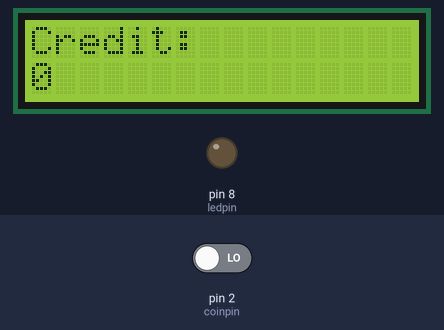
Simulated run of this sketch. Board: Arduino Uno, built with avr-gcc and run on an emulated ATmega328P. Shown: 16×2 character LCD, output pins drawn as LEDs (lit = HIGH). The inputs (shaded band) are chosen by the test bench; at power-on: pin 2 (coinpin) LOW.

Above: at 1.2 s.
1.3 s: pin 2 (coinpin) driven HIGH
At 2.0 s:
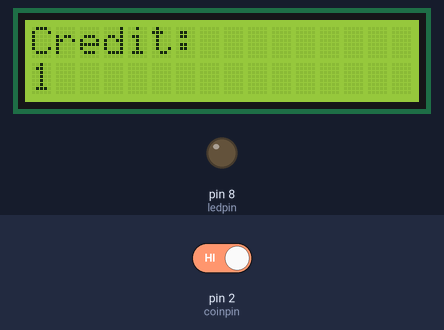
Timing chart, 0 to 4.3 s (numbered marks = the images above; inputs shaded):
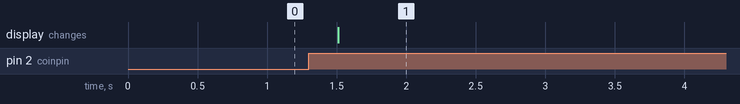

The sketch:

vending.ino
```cpp
#include <Wire.h>

#include <LiquidCrystal_I2C.h>


LiquidCrystal_I2C lcd(0x3F,16,2);


// Constants

const int coinpin = 2;

const int ledpin = 8;


// Variables

volatile int pulse = 0;

volatile unsigned long timelastPulse = 0;


boolean bInserted = false;

int credits = 0;

int  price  = 20;


// Setup

void setup() {


    lcd.init();                      // initialize the lcd


   pinMode( ledpin , OUTPUT);

   digitalWrite( ledpin, LOW);


  // Print a message to the LCD.

  lcd.backlight();


  lcd.clear();


  Serial.begin(9600);

  attachInterrupt(digitalPinToInterrupt(coinpin), coinInterrupt, RISING);

  pinMode(ledpin, OUTPUT);


  displayCredit();


}


// Main loop

void loop() {


  unsigned long  lastTime = millis() - timelastPulse;


  if( (pulse > 0 ) && ( lastTime > 200)  ){ // for show LED ON when Inserted


     bInserted = false;


     credits +=  pulse;

     pulse = 0;


     displayCredit();


  }


   if( credits >= price ){

      // OK

       digitalWrite(ledpin, HIGH);

   }


}


// Interrupt

void coinInterrupt(){


  // Each time a pulse is sent from the coin acceptor,

  // interrupt main loop to add 1  and flip on the LED


  pulse++ ;

  timelastPulse = millis();


 // digitalWrite(ledpin, HIGH);

 // Serial.println( pulse );


}


void displayCredit()

{

     lcd.clear();

     lcd.setCursor(0,0);

     lcd.print("Credit:");


     lcd.setCursor(0,1);

     lcd.print( credits );

}
```

Measured:
- after the input at 1.3 s, the display: changes after 0.21 s (image 1)
